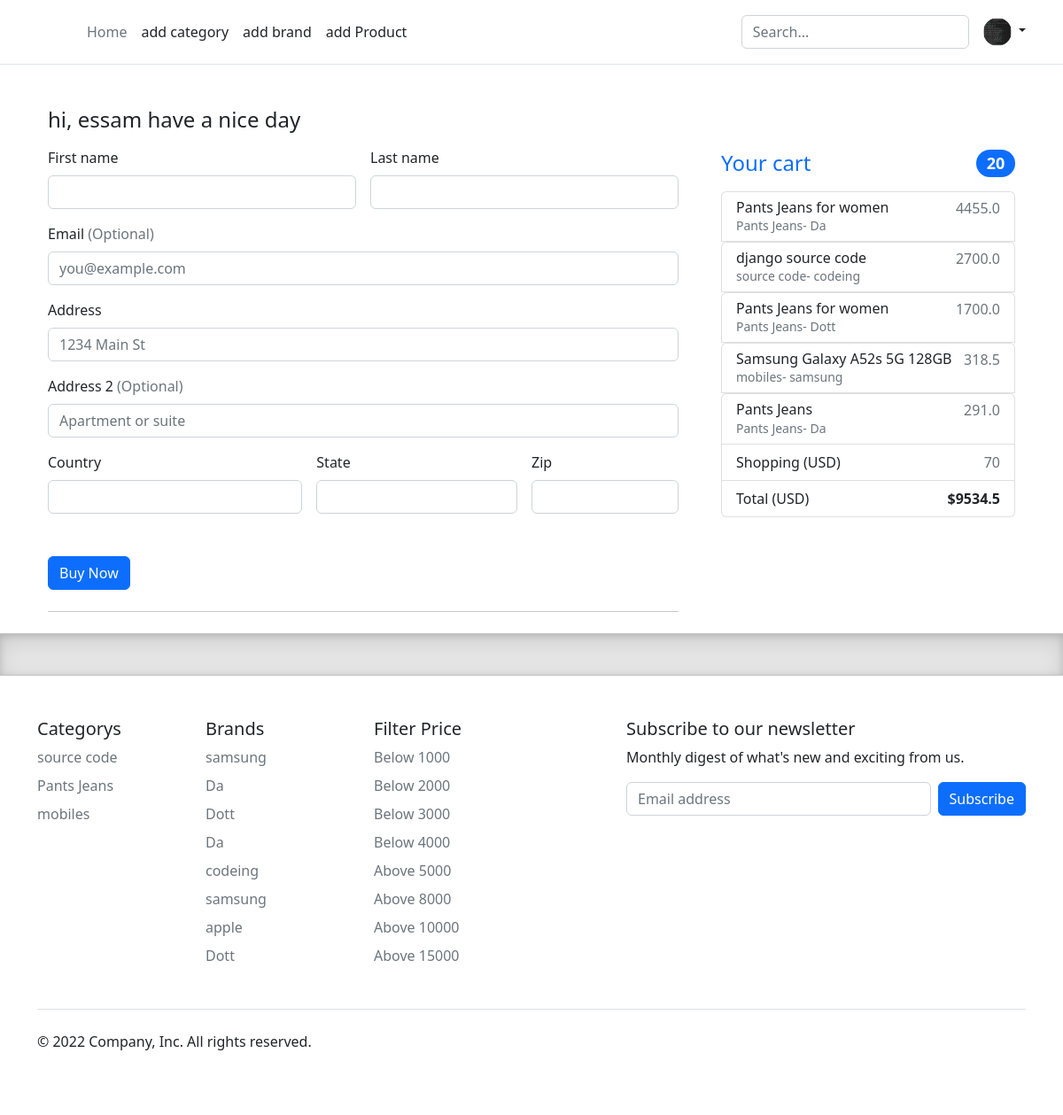
Page /check-out/ (signed in) on the committed database.
### users/models.py (models this page shows, shortened)
class Profile(models.Model) :
    user = models.OneToOneField(User, on_delete=models.CASCADE)
    bio = models.CharField(max_length=120, blank=True)
    avatar = models.ImageField(upload_to="profiles", default="profiles/avatar.png")
    nationality = models.CharField(max_length=120, blank=True)
    is_buyer = models.BooleanField(default=False)
    @property
    def avatar_url(self) :
        try :
            url = self.avatar.url
        except :
            url = None
        return url

class User(AbstractUser) :
    date_of_birth = models.DateField(blank=True, null=True)
    gender = models.CharField(choices=GENDER, max_length=6, blank=True, null=True)

### store/models.py (models this page shows, shortened)
class Cart(models.Model) :
    product = models.ForeignKey(Product, on_delete=models.CASCADE)
    user = models.ForeignKey(Profile, on_delete=models.CASCADE)
    quantity = models.PositiveIntegerField(default=0)
    created = models.DateTimeField(auto_now_add=True)
    @property
    def total_cart_price(self) :
        if self.product.discount != 0 :
            new_price = self.product.price - self.product.price * self.product.discount / 100
        else :
            new_price = self.product.price
        total = new_price * self.quantity
        return total

class Product(models.Model) :
    salesman = models.ForeignKey(Account, on_delete=models.CASCADE)
    name = models.CharField(max_length=122)
    slug = models.SlugField(blank=True, null=True, unique=True)
    image = models.ImageField(upload_to="products")
    price = models.PositiveIntegerField(default=0)
    brand = models.ForeignKey(Brand, on_delete=models.CASCADE)
    category = models.ForeignKey(Category, on_delete=models.CASCADE)
    option = models.CharField(max_length=10, choices=CATEGORY_CHOICES, blank=True, null=True)
    description = models.TextField()
    discount = models.PositiveIntegerField(default=0, validators=[MaxValueValidator(70),MinValueValidator(0) ])
    timestamp = models.DateTimeField(auto_now_add=True)
    objects = ProductManager()

class Category(models.Model) :
    name = models.CharField(max_length=40, unique=True)
    slug = models.SlugField(blank=True, unique=True)

class Brand(models.Model) :
    name = models.CharField(max_length=50, unique=True)
    slug = models.SlugField(blank=True, null=True, unique=True)

### store/views.py (the view, shortened to what this page needs)
# urls.py: path("check-out/", views.order_placed_view, name="shopping"),
@login_required
def order_placed_view(request) :
    template_name = 'store/shopping.html'
    profile = Profile.objects.get(user=request.user)
    cart = Cart.objects.filter(user=profile)
    total_item = 0
    total_price = 0
    shopping = 0.0
    for item in cart :
        shopping = 70
        total_price +=item.total_cart_price
        total_item += item.quantity
    context = {
        'cart':cart,
        'total_price':total_price + shopping,
        "total_item":total_item ,
        'shopping':shopping
    }
    return render(request, template_name, context)

### processors/context_processors.py (called while the page is built)
def profile_context_processors_view(request) :
    if request.user.is_authenticated:
        profile = Profile.objects.get(user=request.user)
        context = {"profile":profile}
        return context
    return {}

def category_product_view(request) :
    qs = Category.objects.filter().order_by("?")[:10]
    context = {
        "catrogrys":qs
    }
    return context

def brand_product_view(request) :
    qs = Product.objects.filter().order_by("?")[:10]
    context = {
        "brands":qs
    }
    return context

### store/models.py (called while the page is built)
    def get_queryset(self) :
        return ProductQuerySet(self.model, using=self._db)

### store/templates/store/shopping.html (shortened to what this page needs)
{% extends 'base.html' %}
{% load static %}
{% block content %}
<div class="container">
  <main>
    <div class="row g-5">
      <div class="col-md-5 col-lg-4 order-md-last">
        <h4 class="d-flex justify-content-between align-items-center mb-3">
          <span class="text-primary mt-5">Your cart</span>
          <span class="badge bg-primary rounded-pill mt-5">{{total_item}}</span>
        </h4>
        {% for item in cart %}
        <ul class="list-group mb-3">
          <li class="list-group-item d-flex justify-content-between lh-sm">
            <div>
              <h6 class="my-0">{{item.product.name}}</h6>
              <small class="text-muted">{{item.product.category.name}}- {{item.product.brand.name}}</small>
            </div>
            <span class="text-muted">{{item.total_cart_price}}</span>
          </li>
          {% endfor %}
          <li class="list-group-item d-flex justify-content-between">
            <span>Shopping (USD)</span>
            <span class="text-muted">{{shopping}}</span>
          </li>
          <li class="list-group-item d-flex justify-content-between">
            <span>Total (USD)</span>
            <strong>${{total_price}}</strong>
          </li>
        </ul>
      </div>
      <div class="col-md-7 col-lg-8">
        <h4 class="mb-3">hi, {{request.user.username}} have a nice day</h4>
        <form class="needs-validation" novalidate method="post" action="" id="my-form">
          <div class="row g-3">
            <div class="col-sm-6">
              <label for="firstName" class="form-label">First name</label>
              <input type="text" class="form-control" id="firstName" name="first_name" placeholder="" required>
            </div>
            <div class="col-sm-6">
              <label for="lastName" class="form-label">Last name</label>
              <input type="text" class="form-control" name="last_name" id="lastName" placeholder="" required>
            </div>
            <div class="col-12">
              <label for="email" class="form-label">Email <span class="text-muted">(Optional)</span></label>
              <input type="email" class="form-control" name="email" id="email" placeholder="you@example.com">
            </div>
            <div class="col-12">
              <label for="address" class="form-label">Address</label>
              <input type="text" class="form-control" name="address" id="address" placeholder="1234 Main St" required>
            </div>
            <div class="col-12">
              <label for="address2" class="form-label">Address 2 <span class="text-muted">(Optional)</span></label>
              <input type="text" class="form-control" name="address2" id="address2" placeholder="Apartment or suite">
            </div>
            <div class="col-md-5">
              <label for="country" class="form-label">Country</label>
              <input type="text" class="form-control" name="country" id="lastName" placeholder="" value="" required>
            </div>
            <div class="col-md-4">
              <label for="state" class="form-label">State</label>
              <input type="text" class="form-control" name="state" id="lastName" placeholder="" required>
            </div>
            <div class="col-md-3">
              <label for="zip" class="form-label">Zip</label>
              <input type="text" class="form-control" name="zip" id="zip" placeholder="" required>
            </div>
          </div>
          <button type="submit" class="btn btn-primary mt-5">Buy Now</button>
          <hr class="my-4">
      </div>
      </div>
    </div>
</div>
{% endblock content %}

### templates/partials/navbar.html (shortened to what this page needs)
<main>
<header class="p-3 mb-3 border-bottom">
  <div class="container">
    <div class="d-flex flex-wrap align-items-center justify-content-center justify-content-lg-start">
      <a href="/" class="d-flex align-items-center mb-2 mb-lg-0 text-dark text-decoration-none">
        <svg class="bi me-2" width="40" height="32" role="img" aria-label="Bootstrap"><use xlink:href="#bootstrap"/></svg>
      </a>
      <ul class="nav col-12 col-lg-auto me-lg-auto mb-2 justify-content-center mb-md-0">
        <li><a href="{% url 'store:home' %}" class="nav-link px-2 link-secondary">Home</a></li>
        {% if profile.is_buyer %}
        <li><a href="{% url 'store:add_category' %}" class="nav-link px-2 link-dark">add category</a></li>
        <li><a href="{% url 'store:add_brand' %}" class="nav-link px-2 link-dark">add brand</a></li>
        <li><a href="{% url 'store:new_product' %}" class="nav-link px-2 link-dark">add Product</a></li>
        {% endif %}
      </ul>
      <form method="get" action="{% url 'search:search' %}" class="col-12 col-lg-auto mb-3 mb-lg-0 me-lg-3" role="search">
        <input type="search" class="form-control" name="q" placeholder="Search..." aria-label="Search">
      </form>
      {% if request.user.is_authenticated %}
      <div class="dropdown text-end">
        <a href="#" class="d-block link-dark text-decoration-none dropdown-toggle" data-bs-toggle="dropdown" aria-expanded="false">
          <img src="{{profile.avatar_url}}" alt="mdo" width="32" height="32" class="rounded-circle">
        </a>
        {% else %}
        <div class="text-end">
          <a href="{% url 'users:login' %}"><button type="button" class="btn btn-light text-dark me-2">Login</button></a>
          <a href="{% url 'users:register' %}"><button type="button" class="btn btn-primary">Sign-up</button></a>
        </div>
        {% endif %}
      </div>
    </div>
  </div>
</header>
</main>

### templates/partials/footer.html (shortened to what this page needs)
<div class="b-example-divider"></div>
<div class="container">
  <footer class="py-5">
    <div class="row">
      <div class="col-6 col-md-2 mb-3">
        <h5>Categorys</h5>
        {% for item in catrogrys %}
        <ul class="nav flex-column">
          <li class="nav-item mb-2"><a href="{% url 'store:filter_category' item.slug %}" class="nav-link p-0 text-muted">{{item.name}}</a></li>
        </ul>
        {% endfor %}
      </div>
      <div class="col-6 col-md-2 mb-3">
        <h5>Brands</h5>
        {% for item in brands %}
        <ul class="nav flex-column">
          <li class="nav-item mb-2"><a href="{% url 'store:filter_brand' item.category.slug item.brand.slug %}" class="nav-link p-0 text-muted">{{item.brand.name}}</a></li>
        </ul>
        {% endfor %}
      </div>
       <div class="col-6 col-md-2 mb-3">
        <h5>Filter Price</h5>
        <ul class="nav flex-column">
          <li class="nav-item mb-2"><a href="{% url 'store:filter_price' 'below1000' %}" class="nav-link p-0 text-muted">Below 1000</a></li>
          <li class="nav-item mb-2"><a href="{% url 'store:filter_price' 'below2000' %}" class="nav-link p-0 text-muted">Below 2000</a></li>
          <li class="nav-item mb-2"><a href="{% url 'store:filter_price' 'below3000' %}" class="nav-link p-0 text-muted">Below 3000</a></li>
          <li class="nav-item mb-2"><a href="{% url 'store:filter_price' 'below4000' %}" class="nav-link p-0 text-muted">Below 4000</a></li>
          <li class="nav-item mb-2"><a href="{% url 'store:filter_price' 'above5000' %}" class="nav-link p-0 text-muted">Above 5000</a></li>
          <li class="nav-item mb-2"><a href="{% url 'store:filter_price' 'above8000' %}" class="nav-link p-0 text-muted">Above 8000</a></li>
          <li class="nav-item mb-2"><a href="{% url 'store:filter_price' 'above10000' %}" class="nav-link p-0 text-muted">Above 10000</a></li>
          <li class="nav-item mb-2"><a href="{% url 'store:filter_price' 'above15000' %}" class="nav-link p-0 text-muted">Above 15000</a></li>
        </ul>
      </div>
      <div class="col-md-5 offset-md-1 mb-3">
        <form method="post" action="{% url 'users:subscribe' %}">
          <h5>Subscribe to our newsletter</h5>
          <p>Monthly digest of what's new and exciting from us.</p>
          <div class="d-flex flex-column flex-sm-row w-100 gap-2">
            <input id="newsletter1" name="news_email" type="email" class="form-control" placeholder="Email address">
            <button class="btn btn-primary" type="submit">Subscribe</button>
          </div>
        </form>
      </div>
    </div>
    <div class="d-flex flex-column flex-sm-row justify-content-between py-4 my-4 border-top">
      <p>&copy; 2022 Company, Inc. All rights reserved.</p>
      <ul class="list-unstyled d-flex">
        <li class="ms-3"><a class="link-dark" href="#"><svg class="bi" width="24" height="24"><use xlink:href="#twitter"/></svg></a></li>
        <li class="ms-3"><a class="link-dark" href="#"><svg class="bi" width="24" height="24"><use xlink:href="#instagram"/></svg></a></li>
        <li class="ms-3"><a class="link-dark" href="#"><svg class="bi" width="24" height="24"><use xlink:href="#facebook"/></svg></a></li>
      </ul>
    </div>
  </footer>
</div>

### static/style/main.css (style rules this page uses)
body { margin-top:20px; background-color: #f4f7f6; }

### static/style/form-validation.css (style rules this page uses)
.container { max-width: 960px; }

### templates/base.html (style rules this page uses)
.b-example-divider { height: 3rem; background-color: rgba(0, 0, 0, .1); border: solid rgba(0, 0, 0, .15); border-width: 1px 0; box-shadow: inset 0 .5em 1.5em rgba(0, 0, 0, .1), inset 0 .125em .5em rgba(0, 0, 0, .15); }
.bi { vertical-align: -.125em; fill: currentColor; }

### rows in the picture
Profile: avatar_url (picture)
Cart: product.name "Pants Jeans for women", product.category.name "Pants Jeans", product.brand.name "Da", total_cart_price "4455.0"
Cart: product.name "django source code", product.category.name "source code", product.brand.name "codeing", total_cart_price "2700.0"
Cart: product.name "Pants Jeans for women", product.category.name "Pants Jeans", product.brand.name "Dott", total_cart_price "1700.0"
Cart: product.name "Samsung Galaxy A52s 5G 128GB", product.category.name "mobiles", product.brand.name "samsung", total_cart_price "318.5"
Cart: product.name "Pants Jeans", product.category.name "Pants Jeans", product.brand.name "Da", total_cart_price "291.0"
User: user.username "essam"
Category: name "source code"
Category: name "Pants Jeans"
Category: name "mobiles"
Product: brand.name "samsung"
Product: brand.name "Da"
Product: brand.name "Dott"
Product: brand.name "Da"
Product: brand.name "codeing"
Product: brand.name "samsung"
Product: brand.name "apple"
Product: brand.name "Dott"

### other values in the picture
{{ total_item }} "20"
{{ shopping }} "70"
{{ total_price }} "9534.5"
